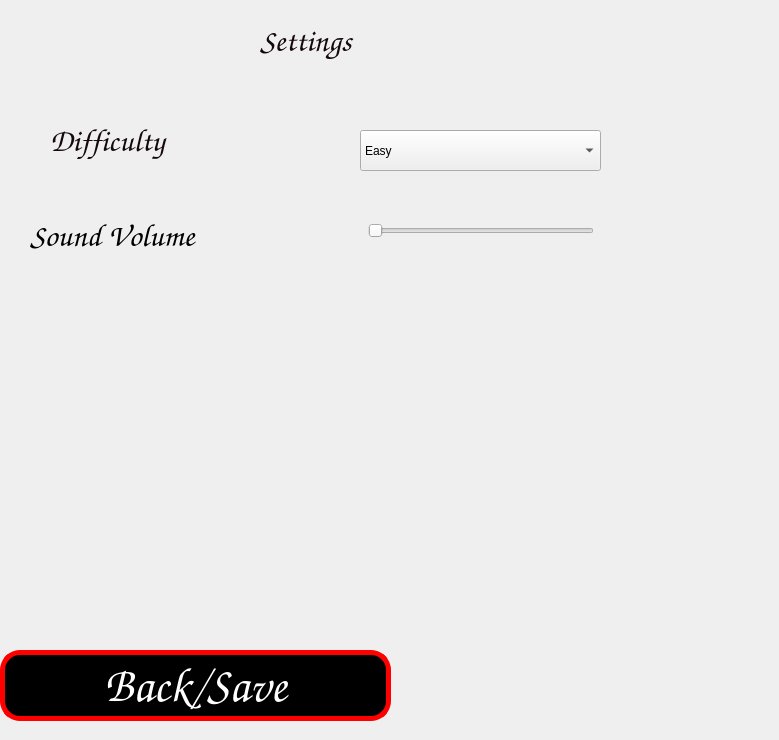
<?xml version="1.0" encoding="UTF-8"?>
<ui version="4.0">
 <class>Settings</class>
 <widget class="QWidget" name="Settings">
  <property name="geometry">
   <rect>
    <x>0</x>
    <y>0</y>
    <width>779</width>
    <height>740</height>
   </rect>
  </property>
  <property name="windowTitle">
   <string>Form</string>
  </property>
  <widget class="QLabel" name="sound_value">
   <property name="geometry">
    <rect>
     <x>610</x>
     <y>220</y>
     <width>71</width>
     <height>20</height>
    </rect>
   </property>
   <property name="text">
    <string/>
   </property>
  </widget>
  <widget class="QPushButton" name="save">
   <property name="geometry">
    <rect>
     <x>0</x>
     <y>650</y>
     <width>391</width>
     <height>71</height>
    </rect>
   </property>
   <property name="font">
    <font>
     <family>Comic Sans MS</family>
     <pointsize>-1</pointsize>
     <italic>false</italic>
     <bold>false</bold>
    </font>
   </property>
   <property name="styleSheet">
    <string notr="true"> background-color: rgb(0,0,0);
    border-style: solid;
    color:  rgb(255, 255, 255);
    border-width: 5px;
    border-radius: 20px;
    border-color: rgb(255, 0, 0);
    font: 48px;
    padding: 6px;
</string>
   </property>
   <property name="text">
    <string>Back/Save</string>
   </property>
  </widget>
  <widget class="QSlider" name="sound">
   <property name="geometry">
    <rect>
     <x>368</x>
     <y>220</y>
     <width>226</width>
     <height>22</height>
    </rect>
   </property>
   <property name="baseSize">
    <size>
     <width>0</width>
     <height>26</height>
    </size>
   </property>
   <property name="styleSheet">
    <string notr="true"/>
   </property>
   <property name="maximum">
    <number>100</number>
   </property>
   <property name="singleStep">
    <number>5</number>
   </property>
   <property name="pageStep">
    <number>1</number>
   </property>
   <property name="orientation">
    <enum>Qt::Horizontal</enum>
   </property>
  </widget>
  <widget class="QComboBox" name="difficulty">
   <property name="geometry">
    <rect>
     <x>360</x>
     <y>130</y>
     <width>241</width>
     <height>41</height>
    </rect>
   </property>
   <property name="styleSheet">
    <string notr="true">  /* Reset */
hover::after{
color: #f39c12;
}
radius: 500px;
  appearance: none;
  border: 0;
  outline: 0;
  font: inherit;
  /* Personalize */
  width: 20rem;
  padding: 1rem 4rem 1rem 1rem;
  background: var(--arrow-icon) no-repeat right 0.8em center / 1.4em,
    linear-gradient(to left, var(--arrow-bg) 3em, var(--select-bg) 3em);
  color: black;
  border-radius: 0.25em;
  box-shadow: 0 0 1em 0 rgba(255, 0, 0, 0.2);
  cursor: pointer;</string>
   </property>
   <item>
    <property name="text">
     <string>Easy</string>
    </property>
   </item>
   <item>
    <property name="text">
     <string>Medium</string>
    </property>
   </item>
   <item>
    <property name="text">
     <string>Hard</string>
    </property>
   </item>
  </widget>
  <widget class="QLabel" name="Settings_2">
   <property name="geometry">
    <rect>
     <x>260</x>
     <y>0</y>
     <width>201</width>
     <height>81</height>
    </rect>
   </property>
   <property name="maximumSize">
    <size>
     <width>16777215</width>
     <height>16777215</height>
    </size>
   </property>
   <property name="font">
    <font>
     <family>Comic Sans MS</family>
     <pointsize>24</pointsize>
    </font>
   </property>
   <property name="frameShadow">
    <enum>QFrame::Sunken</enum>
   </property>
   <property name="lineWidth">
    <number>2</number>
   </property>
   <property name="midLineWidth">
    <number>0</number>
   </property>
   <property name="text">
    <string>&lt;html&gt;&lt;head/&gt;&lt;body&gt;&lt;p&gt;&lt;span style=&quot; color:#14080e;&quot;&gt;Settings&lt;/span&gt;&lt;/p&gt;&lt;/body&gt;&lt;/html&gt;</string>
   </property>
  </widget>
  <widget class="QLabel" name="Difficult_labe">
   <property name="geometry">
    <rect>
     <x>50</x>
     <y>100</y>
     <width>201</width>
     <height>81</height>
    </rect>
   </property>
   <property name="maximumSize">
    <size>
     <width>16777215</width>
     <height>16777215</height>
    </size>
   </property>
   <property name="font">
    <font>
     <family>Comic Sans MS</family>
     <pointsize>24</pointsize>
    </font>
   </property>
   <property name="frameShadow">
    <enum>QFrame::Sunken</enum>
   </property>
   <property name="lineWidth">
    <number>2</number>
   </property>
   <property name="midLineWidth">
    <number>0</number>
   </property>
   <property name="text">
    <string>&lt;html&gt;&lt;head/&gt;&lt;body&gt;&lt;p&gt;&lt;span style=&quot; color:#14080e;&quot;&gt;Difficulty&lt;/span&gt;&lt;/p&gt;&lt;/body&gt;&lt;/html&gt;</string>
   </property>
  </widget>
  <widget class="QLabel" name="sound_label">
   <property name="geometry">
    <rect>
     <x>30</x>
     <y>200</y>
     <width>271</width>
     <height>71</height>
    </rect>
   </property>
   <property name="font">
    <font>
     <family>Comic Sans MS</family>
    </font>
   </property>
   <property name="text">
    <string>&lt;html&gt;&lt;head/&gt;&lt;body&gt;&lt;p&gt;&lt;span style=&quot; font-size:24pt;&quot;&gt;Sound Volume&lt;/span&gt;&lt;/p&gt;&lt;/body&gt;&lt;/html&gt;</string>
   </property>
  </widget>
 </widget>
 <resources/>
 <connections/>
</ui>
